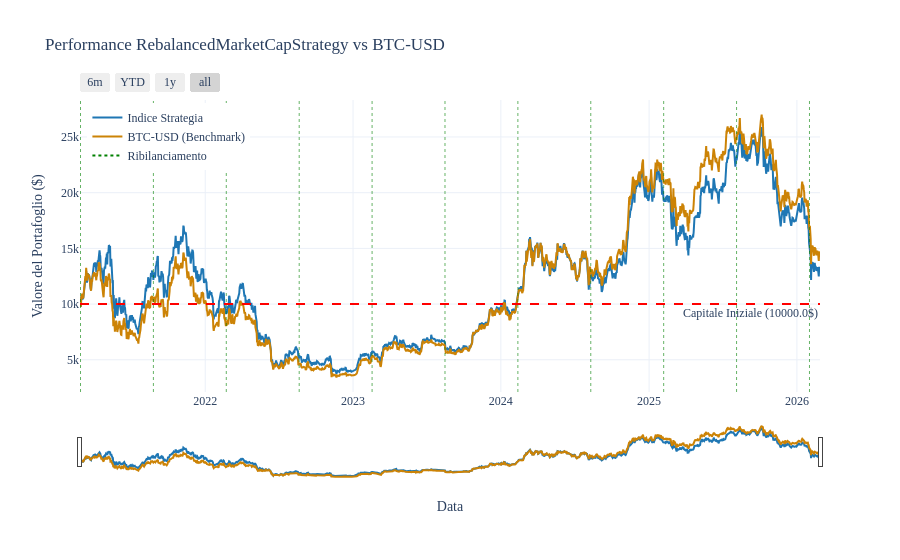
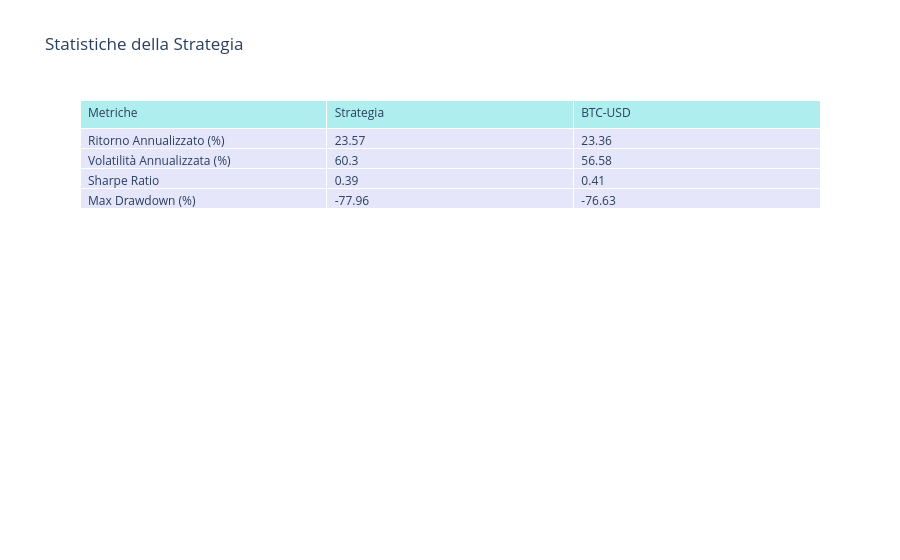
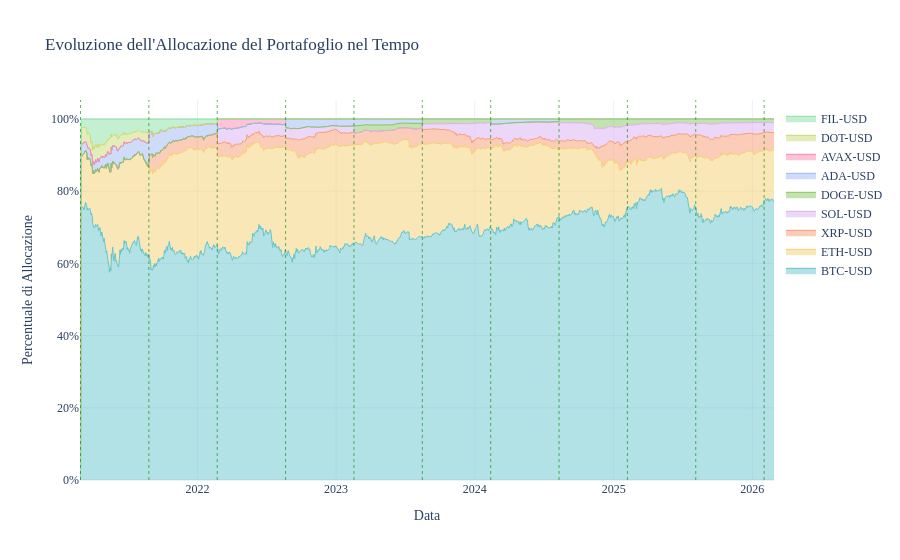

Write notebook code for charts like these, in order.
### Code cell
# 1. Inizializziamo la strategia figlia con un capitale di partenza
strategy = RebalancedMarketCapStrategy(initial_value=10000.0)

# 2. Importiamo i dati
strategy.import_data(assets=dati_caricati['conio_coin'], timeframe="5y")

# 3. Eseguiamo il backtest (es. ribilanciamento ogni 30 giorni)

strategy.run_strategy(rebalance_freq_days=180)

# 4. Calcoliamo e stampiamo le statistiche
stats_df = strategy.print_stats()

# 5. Mostriamo il grafico
strategy.plot_results()

### Figure 1 — Plotly figure (JSON) as saved in the notebook; plotly's stock layout.template omitted (floating-point values rounded to 4 significant figures; data arrays with more than 128 entries replaced by an {"elided": "..."} marker saying what was removed)
{"data": [{"line": {"color": "#1f77b4", "width": 2}, "mode": "lines", "name": "Indice Strategia", "type": "scatter", "x": {"elided": "1827 str values"}, "y": {"elided": "1827 float values"}}, {"line": {"color": "#cc8306", "width": 2}, "mode": "lines", "name": "BTC-USD (Benchmark)", "type": "scatter", "x": {"elided": "1827 str values"}, "y": {"elided": "1827 float values"}}, {"line": {"color": "green", "dash": "dot"}, "mode": "lines", "name": "Ribilanciamento", "type": "scatter", "x": [null], "y": [null]}], "layout": {"annotations": [{"showarrow": false, "text": "Capitale Iniziale (10000.0$)", "x": 1, "xanchor": "right", "xref": "x domain", "y": 10000, "yanchor": "top", "yref": "y"}], "font": {"family": "Times New Roman, serif", "size": 12}, "hovermode": "x unified", "legend": {"x": 0.01, "xanchor": "left", "y": 0.99, "yanchor": "top"}, "shapes": [{"line": {"color": "red", "dash": "dash"}, "type": "line", "x0": 0, "x1": 1, "xref": "x domain", "y0": 10000, "y1": 10000, "yref": "y"}, {"line": {"color": "green", "dash": "dot", "width": 1}, "opacity": 0.6, "type": "line", "x0": "2021-02-27T00:00:00+00:00", "x1": "2021-02-27T00:00:00+00:00", "xref": "x", "y0": 0, "y1": 1, "yref": "y domain"}, {"line": {"color": "green", "dash": "dot", "width": 1}, "opacity": 0.6, "type": "line", "x0": "2021-08-26T00:00:00+00:00", "x1": "2021-08-26T00:00:00+00:00", "xref": "x", "y0": 0, "y1": 1, "yref": "y domain"}, {"line": {"color": "green", "dash": "dot", "width": 1}, "opacity": 0.6, "type": "line", "x0": "2022-02-22T00:00:00+00:00", "x1": "2022-02-22T00:00:00+00:00", "xref": "x", "y0": 0, "y1": 1, "yref": "y domain"}, {"line": {"color": "green", "dash": "dot", "width": 1}, "opacity": 0.6, "type": "line", "x0": "2022-08-21T00:00:00+00:00", "x1": "2022-08-21T00:00:00+00:00", "xref": "x", "y0": 0, "y1": 1, "yref": "y domain"}, {"line": {"color": "green", "dash": "dot", "width": 1}, "opacity": 0.6, "type": "line", "x0": "2023-02-17T00:00:00+00:00", "x1": "2023-02-17T00:00:00+00:00", "xref": "x", "y0": 0, "y1": 1, "yref": "y domain"}, {"line": {"color": "green", "dash": "dot", "width": 1}, "opacity": 0.6, "type": "line", "x0": "2023-08-16T00:00:00+00:00", "x1": "2023-08-16T00:00:00+00:00", "xref": "x", "y0": 0, "y1": 1, "yref": "y domain"}, {"line": {"color": "green", "dash": "dot", "width": 1}, "opacity": 0.6, "type": "line", "x0": "2024-02-12T00:00:00+00:00", "x1": "2024-02-12T00:00:00+00:00", "xref": "x", "y0": 0, "y1": 1, "yref": "y domain"}, {"line": {"color": "green", "dash": "dot", "width": 1}, "opacity": 0.6, "type": "line", "x0": "2024-08-10T00:00:00+00:00", "x1": "2024-08-10T00:00:00+00:00", "xref": "x", "y0": 0, "y1": 1, "yref": "y domain"}, {"line": {"color": "green", "dash": "dot", "width": 1}, "opacity": 0.6, "type": "line", "x0": "2025-02-06T00:00:00+00:00", "x1": "2025-02-06T00:00:00+00:00", "xref": "x", "y0": 0, "y1": 1, "yref": "y domain"}, {"line": {"color": "green", "dash": "dot", "width": 1}, "opacity": 0.6, "type": "line", "x0": "2025-08-05T00:00:00+00:00", "x1": "2025-08-05T00:00:00+00:00", "xref": "x", "y0": 0, "y1": 1, "yref": "y domain"}, {"line": {"color": "green", "dash": "dot", "width": 1}, "opacity": 0.6, "type": "line", "x0": "2026-02-01T00:00:00+00:00", "x1": "2026-02-01T00:00:00+00:00", "xref": "x", "y0": 0, "y1": 1, "yref": "y domain"}], "title": {"text": "Performance RebalancedMarketCapStrategy vs BTC-USD"}, "xaxis": {"rangeselector": {"buttons": [{"count": 6, "label": "6m", "step": "month", "stepmode": "backward"}, {"count": 1, "label": "YTD", "step": "year", "stepmode": "todate"}, {"count": 1, "label": "1y", "step": "year", "stepmode": "backward"}, {"step": "all"}]}, "rangeslider": {"visible": true}, "title": {"text": "Data"}}, "yaxis": {"title": {"text": "Valore del Portafoglio ($)"}}}}

### Figure 2 — Plotly figure (JSON) as saved in the notebook; plotly's stock layout.template omitted (floating-point values rounded to 4 significant figures)
{"data": [{"cells": {"align": "left", "fill": {"color": "lavender"}, "values": [["Ritorno Annualizzato (%)", "Volatilità Annualizzata (%)", "Sharpe Ratio", "Max Drawdown (%)"], [23.57, 60.3, 0.39, -77.96], [23.36, 56.58, 0.41, -76.63]]}, "header": {"align": "left", "fill": {"color": "paleturquoise"}, "values": ["Metriche", "Strategia", "BTC-USD"]}, "type": "table"}], "layout": {"title": {"text": "Statistiche della Strategia"}}}

### Figure 3 — Plotly figure (JSON) as saved in the notebook; plotly's stock layout.template omitted (floating-point values rounded to 4 significant figures; data arrays with more than 128 entries replaced by an {"elided": "..."} marker saying what was removed)
{"data": [{"line": {"color": "rgb(102, 197, 204)", "width": 1}, "mode": "lines", "name": "BTC-USD", "stackgroup": "one", "type": "scatter", "x": {"elided": "1827 str values"}, "y": {"elided": "1827 float values"}}, {"line": {"color": "rgb(246, 207, 113)", "width": 1}, "mode": "lines", "name": "ETH-USD", "stackgroup": "one", "type": "scatter", "x": {"elided": "1827 str values"}, "y": {"elided": "1827 float values"}}, {"line": {"color": "rgb(248, 156, 116)", "width": 1}, "mode": "lines", "name": "XRP-USD", "stackgroup": "one", "type": "scatter", "x": {"elided": "1827 str values"}, "y": {"elided": "1827 float values"}}, {"line": {"color": "rgb(220, 176, 242)", "width": 1}, "mode": "lines", "name": "SOL-USD", "stackgroup": "one", "type": "scatter", "x": {"elided": "1827 str values"}, "y": {"elided": "1827 float values"}}, {"line": {"color": "rgb(135, 197, 95)", "width": 1}, "mode": "lines", "name": "DOGE-USD", "stackgroup": "one", "type": "scatter", "x": {"elided": "1827 str values"}, "y": {"elided": "1827 float values"}}, {"line": {"color": "rgb(158, 185, 243)", "width": 1}, "mode": "lines", "name": "ADA-USD", "stackgroup": "one", "type": "scatter", "x": {"elided": "1827 str values"}, "y": {"elided": "1827 float values"}}, {"line": {"color": "rgb(254, 136, 177)", "width": 1}, "mode": "lines", "name": "AVAX-USD", "stackgroup": "one", "type": "scatter", "x": {"elided": "1827 str values"}, "y": {"elided": "1827 float values"}}, {"line": {"color": "rgb(201, 219, 116)", "width": 1}, "mode": "lines", "name": "DOT-USD", "stackgroup": "one", "type": "scatter", "x": {"elided": "1827 str values"}, "y": {"elided": "1827 float values"}}, {"line": {"color": "rgb(139, 224, 164)", "width": 1}, "mode": "lines", "name": "FIL-USD", "stackgroup": "one", "type": "scatter", "x": {"elided": "1827 str values"}, "y": {"elided": "1827 float values"}}], "layout": {"font": {"family": "Times New Roman, serif", "size": 12}, "hovermode": "x unified", "legend": {"x": 1.01, "xanchor": "left", "y": 0.99, "yanchor": "top"}, "shapes": [{"line": {"color": "green", "dash": "dot", "width": 1}, "opacity": 0.6, "type": "line", "x0": "2021-02-27T00:00:00+00:00", "x1": "2021-02-27T00:00:00+00:00", "xref": "x", "y0": 0, "y1": 1, "yref": "y domain"}, {"line": {"color": "green", "dash": "dot", "width": 1}, "opacity": 0.6, "type": "line", "x0": "2021-08-26T00:00:00+00:00", "x1": "2021-08-26T00:00:00+00:00", "xref": "x", "y0": 0, "y1": 1, "yref": "y domain"}, {"line": {"color": "green", "dash": "dot", "width": 1}, "opacity": 0.6, "type": "line", "x0": "2022-02-22T00:00:00+00:00", "x1": "2022-02-22T00:00:00+00:00", "xref": "x", "y0": 0, "y1": 1, "yref": "y domain"}, {"line": {"color": "green", "dash": "dot", "width": 1}, "opacity": 0.6, "type": "line", "x0": "2022-08-21T00:00:00+00:00", "x1": "2022-08-21T00:00:00+00:00", "xref": "x", "y0": 0, "y1": 1, "yref": "y domain"}, {"line": {"color": "green", "dash": "dot", "width": 1}, "opacity": 0.6, "type": "line", "x0": "2023-02-17T00:00:00+00:00", "x1": "2023-02-17T00:00:00+00:00", "xref": "x", "y0": 0, "y1": 1, "yref": "y domain"}, {"line": {"color": "green", "dash": "dot", "width": 1}, "opacity": 0.6, "type": "line", "x0": "2023-08-16T00:00:00+00:00", "x1": "2023-08-16T00:00:00+00:00", "xref": "x", "y0": 0, "y1": 1, "yref": "y domain"}, {"line": {"color": "green", "dash": "dot", "width": 1}, "opacity": 0.6, "type": "line", "x0": "2024-02-12T00:00:00+00:00", "x1": "2024-02-12T00:00:00+00:00", "xref": "x", "y0": 0, "y1": 1, "yref": "y domain"}, {"line": {"color": "green", "dash": "dot", "width": 1}, "opacity": 0.6, "type": "line", "x0": "2024-08-10T00:00:00+00:00", "x1": "2024-08-10T00:00:00+00:00", "xref": "x", "y0": 0, "y1": 1, "yref": "y domain"}, {"line": {"color": "green", "dash": "dot", "width": 1}, "opacity": 0.6, "type": "line", "x0": "2025-02-06T00:00:00+00:00", "x1": "2025-02-06T00:00:00+00:00", "xref": "x", "y0": 0, "y1": 1, "yref": "y domain"}, {"line": {"color": "green", "dash": "dot", "width": 1}, "opacity": 0.6, "type": "line", "x0": "2025-08-05T00:00:00+00:00", "x1": "2025-08-05T00:00:00+00:00", "xref": "x", "y0": 0, "y1": 1, "yref": "y domain"}, {"line": {"color": "green", "dash": "dot", "width": 1}, "opacity": 0.6, "type": "line", "x0": "2026-02-01T00:00:00+00:00", "x1": "2026-02-01T00:00:00+00:00", "xref": "x", "y0": 0, "y1": 1, "yref": "y domain"}], "title": {"text": "Evoluzione dell'Allocazione del Portafoglio nel Tempo"}, "xaxis": {"title": {"text": "Data"}}, "yaxis": {"tickformat": ".0%", "title": {"text": "Percentuale di Allocazione"}}}}
